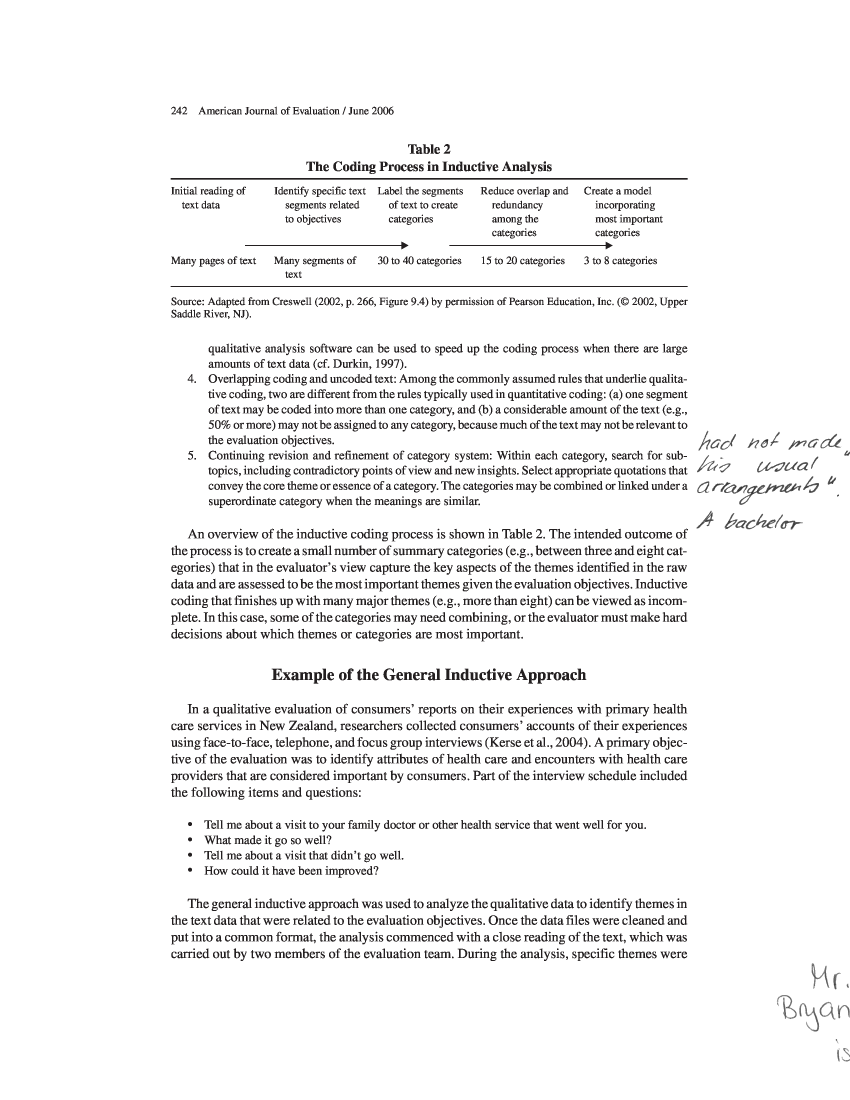
#> input picture segmentation/images/00007-paper.png, 2550 x 3300 px, found by its file name (shown at 1/3 size)
$ python WordRegionExtractor.py
#> lines starting #> are read from the running program, lines starting #| are printed output that depends on the picture; after the words box and inside, x2 and y2 are one past the last pixel; in counts of white or black regions, pixels touching at a corner belong together
#> further down, img is the input picture: shape (3300, 2550, 3); mean B, G, R 242.7, 242.7, 242.9
import cv2
import numpy as np
from sklearn.cluster import DBSCAN
from .metrics import x_by_height, y_by_height

ORIENTATION_LANDSCAPE = 0
ORIENTATION_PORTRAIT = 1

##################
# REGION DETECTION ALGORITHM
#   1. Thresholding
#


class Region(object):
    def __init__(self, pos, size, img):
        self.img = img
        self.pos = pos
        self.size = size


class RegionExtractor(object):

    def __init__(self, img):
        self.original = img
        self._mser_max_area = int(img.shape[0]*img.shape[1]/2)
#> self._mser_max_area = 4207500
        self._mser_min_area = 0
        self._threshold_kernel = 51
        self._cluster_y_eps = 0.1
        self._cluster_x_eps = 0.3
        self._min_region_area = img.shape[0]*img.shape[1]/(200*200)
#> self._min_region_area = 210.4
        self._min_wh_ratio = 0.0

        if np.max(self.original.shape[:2]) < 800 or np.max(self.original.shape[0:2]) < 533:
            print("Please provide the image in a higher resolution")
            exit()

    def _threshold(self, img):
        mean = np.mean(img, axis=(0, 1))
#> mean = 242.7
        return cv2.adaptiveThreshold(img, 255, cv2.ADAPTIVE_THRESH_GAUSSIAN_C,
                                     cv2.THRESH_BINARY_INV, self._threshold_kernel, mean/4)
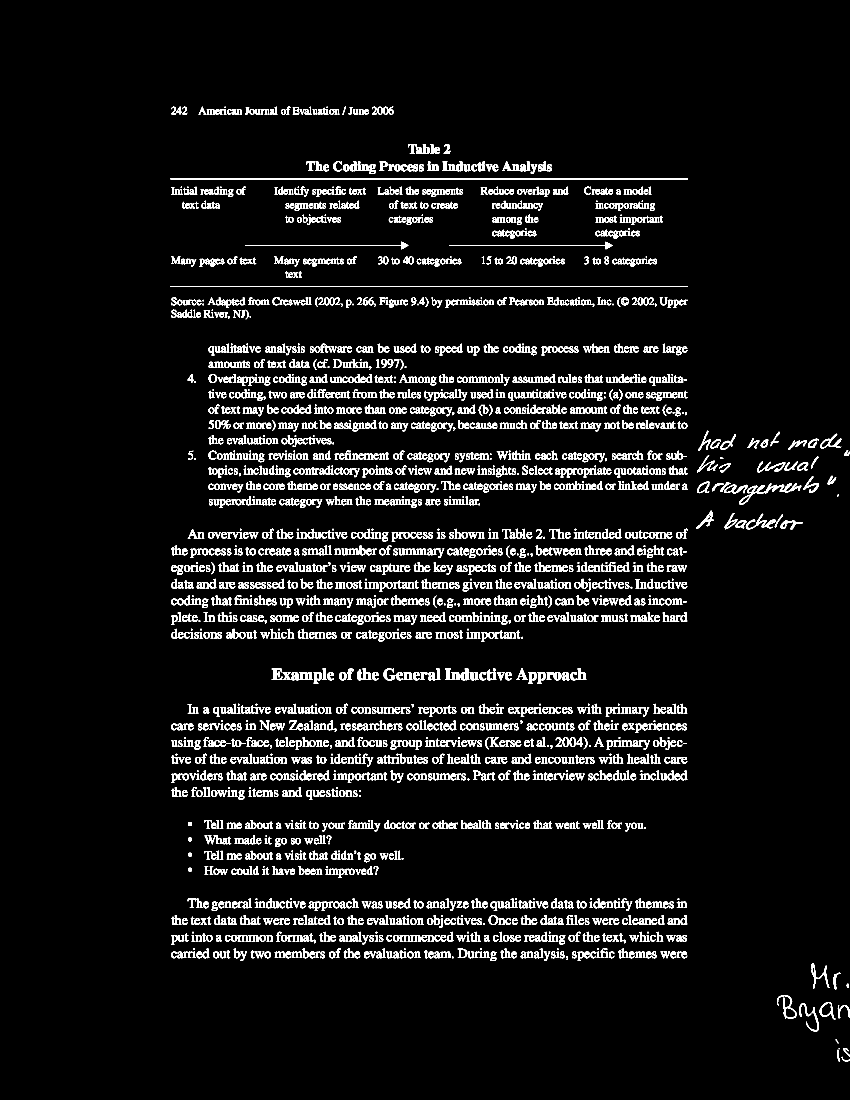
#> returned value: shape (3300, 2550) (shown at 1/3 size); 5.6% white; 2572 white regions (91 under 20 px), largest, box (x1, y1, x2, y2) and area: (512, 534, 2063, 539) 7755, (512, 858, 2063, 861) 4653, (2217, 1450, 2404, 1515) 2148

    def _mser(self, img, max_area=14400, min_area=0):
#> (the run stopped early here; a loop or call above may not have finished)

$ run again, with segmentation/images/00001-paper.png copied over segmentation/images/00007-paper.png
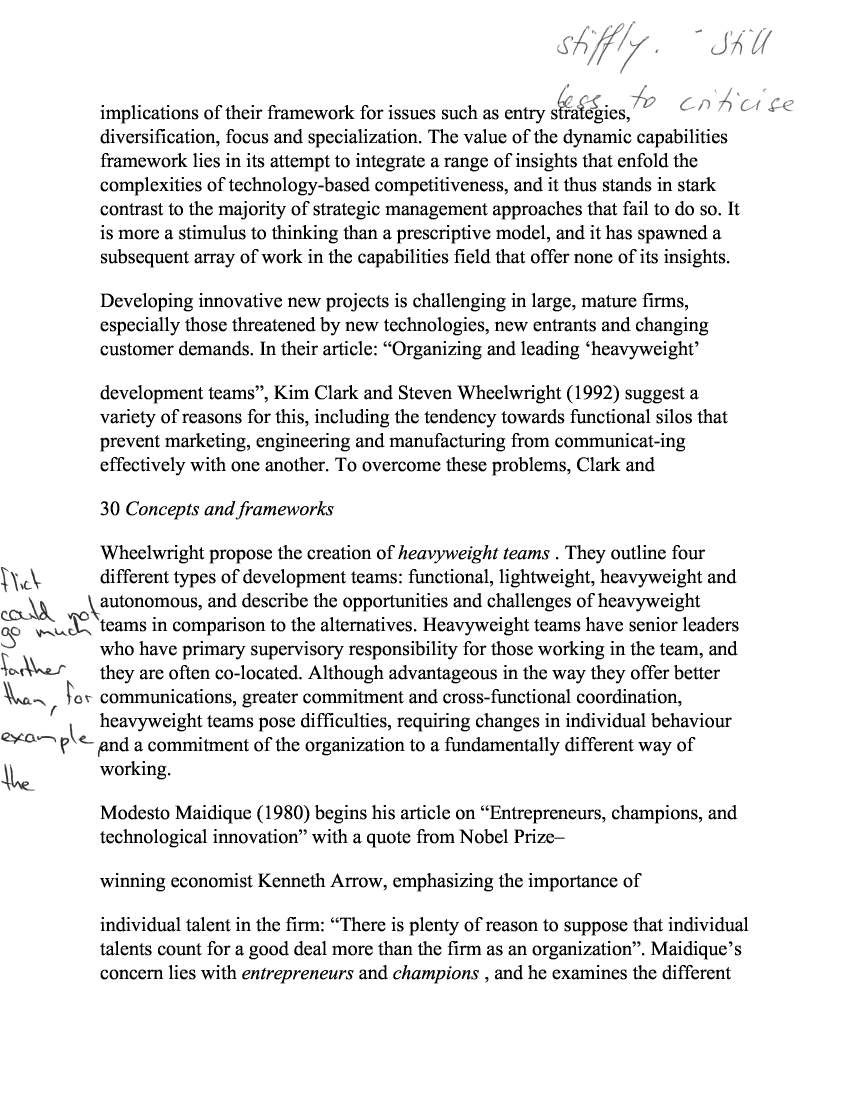
#> input picture segmentation/images/00001-paper.png, 2550 x 3300 px, found by its file name (shown at 1/3 size)
#> img is the input picture: shape (3300, 2550, 3); min 0, max 255, mean 235.2
#> img: shape (3300, 2550)
#> mean = 235.2
#> in _threshold, `return cv2.adaptiveThreshold(img, 255, cv2.ADAPTIVE_THRESH_GAUSSIAN_C,..`:
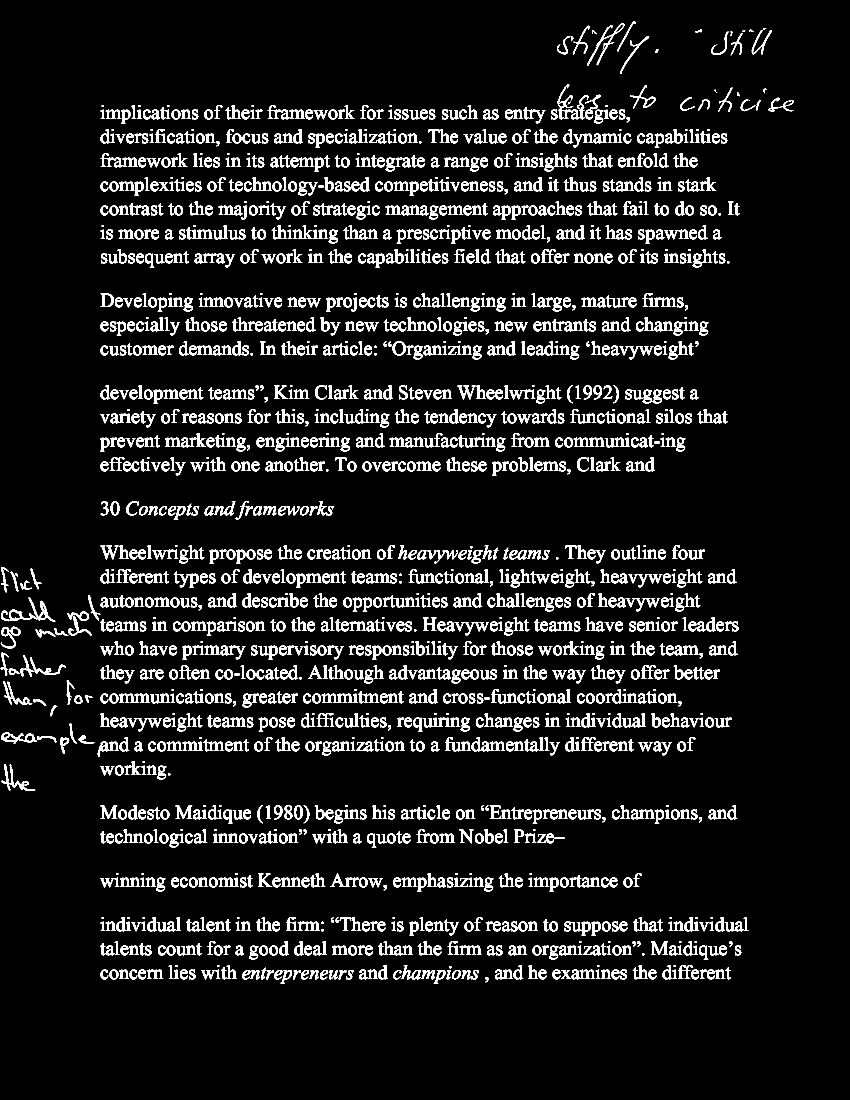
#> returned value: shape (3300, 2550) (shown at 1/3 size); 7.9% white; 2090 white regions (11 under 20 px), largest, box (x1, y1, x2, y2) and area: (1761, 69, 1873, 197) 1587, (9, 2044, 97, 2115) 1273, (3, 2197, 111, 2232) 1259

$ run again, with segmentation/images/00000-paper.png copied over segmentation/images/00007-paper.png
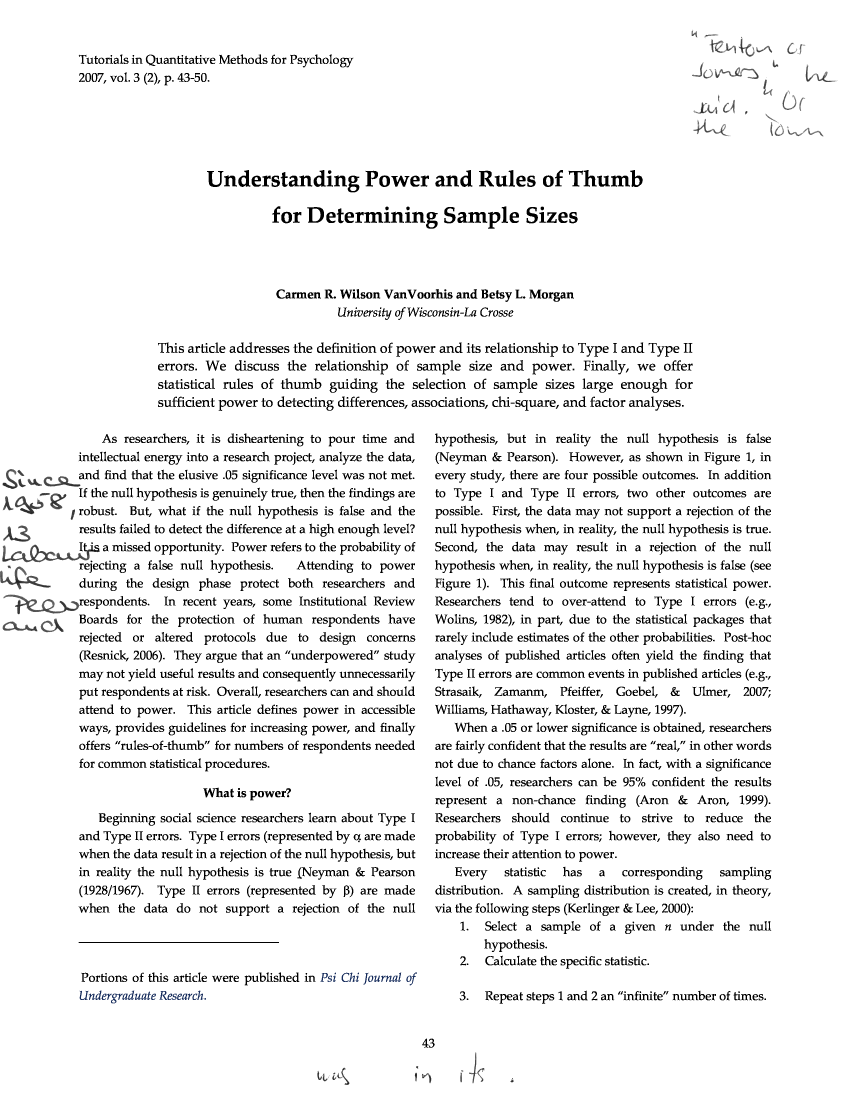
#> input picture segmentation/images/00000-paper.png, 2550 x 3300 px, found by its file name (shown at 1/3 size)
#> img is the input picture: shape (3300, 2550, 3); mean B, G, R 237.7, 237.7, 237.6
#> img: shape (3300, 2550)
#> mean = 237.7
#> in _threshold, `return cv2.adaptiveThreshold(img, 255, cv2.ADAPTIVE_THRESH_GAUSSIAN_C,..`:
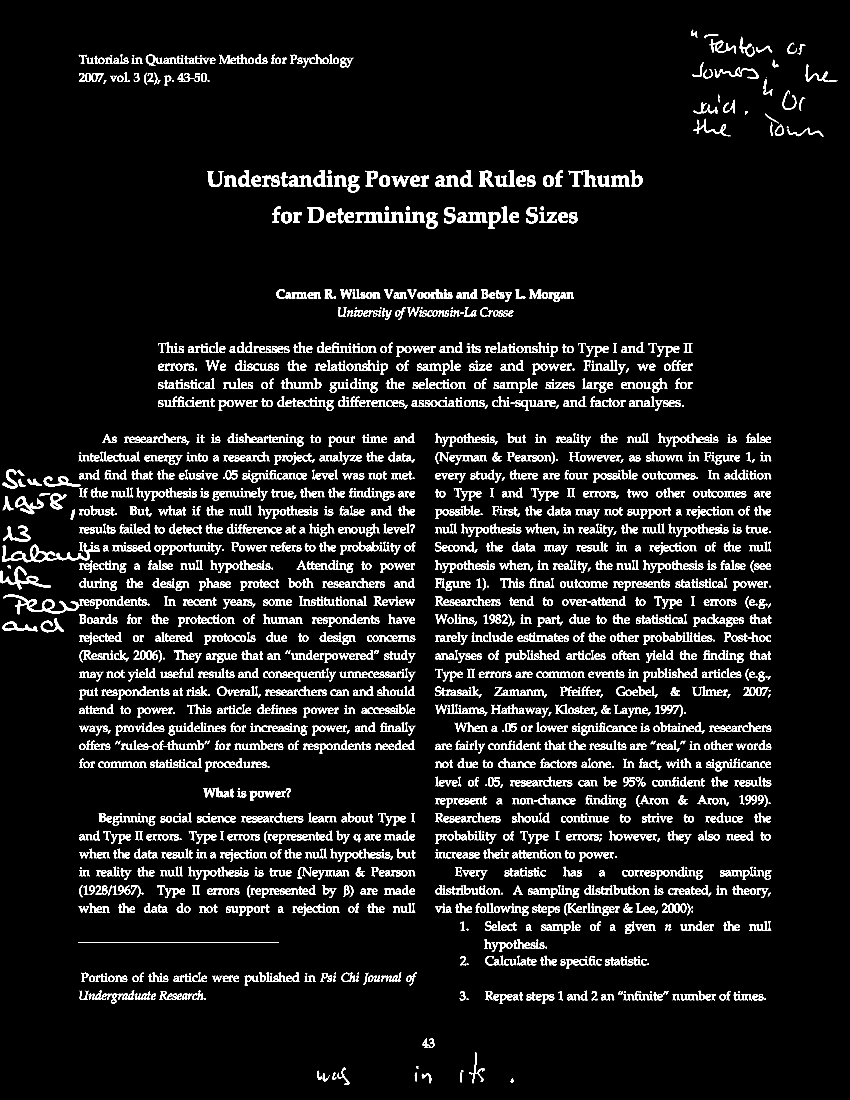
#> returned value: shape (3300, 2550) (shown at 1/3 size); 6.9% white; 3208 white regions (15 under 20 px), largest, box (x1, y1, x2, y2) and area: (7, 1629, 299, 1687) 4007, (10, 1784, 237, 1843) 3123, (0, 1699, 152, 1768) 2266

$ run again, with segmentation/images/00002-paper.png copied over segmentation/images/00007-paper.png
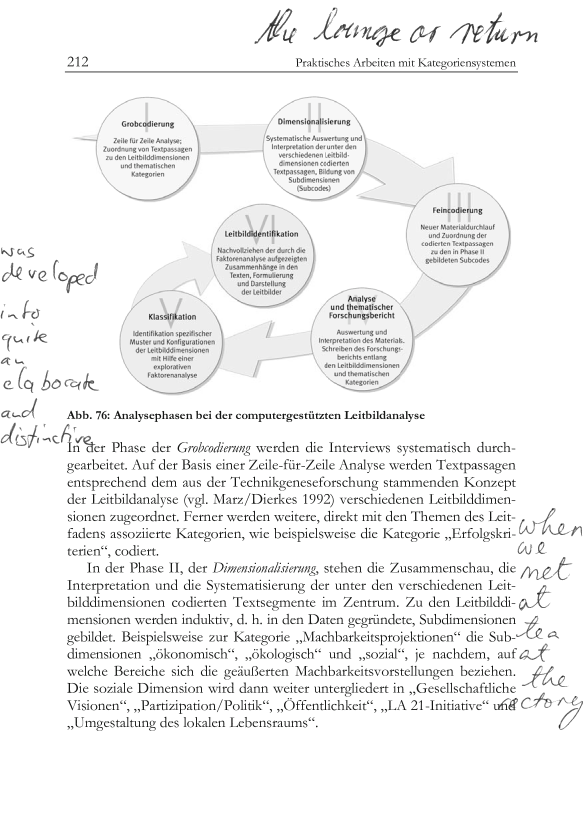
#> input picture segmentation/images/00002-paper.png, 1748 x 2480 px, found by its file name (shown at 1/3 size)
#> img is the input picture: shape (2480, 1748, 3); mean B, G, R 242, 242, 242
#> img: shape (2480, 1748)
#> mean = 242
#> in _threshold, `return cv2.adaptiveThreshold(img, 255, cv2.ADAPTIVE_THRESH_GAUSSIAN_C,..`:
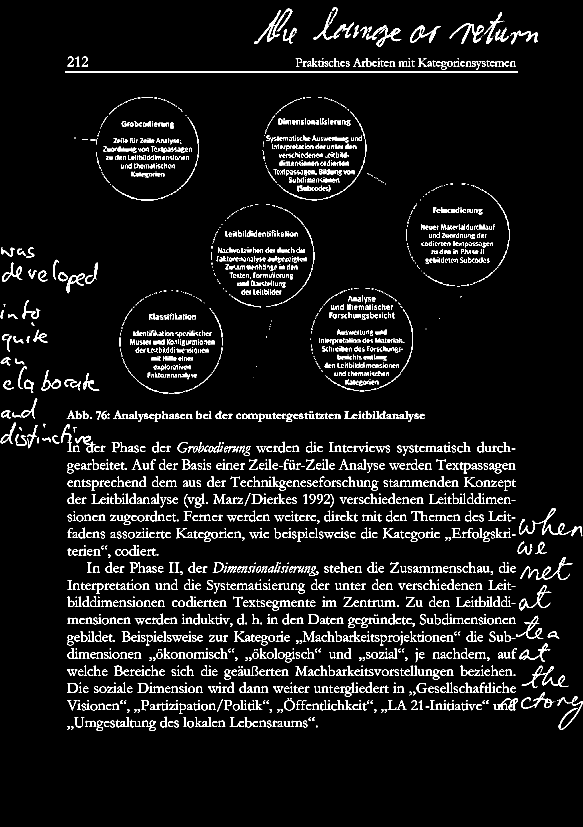
#> returned value: shape (2480, 1748) (shown at 1/3 size); 5.2% white; 2764 white regions (697 under 20 px), largest, box (x1, y1, x2, y2) and area: (195, 215, 1554, 217) 2718, (764, 25, 877, 132) 1937, (1561, 1671, 1717, 1740) 1410
